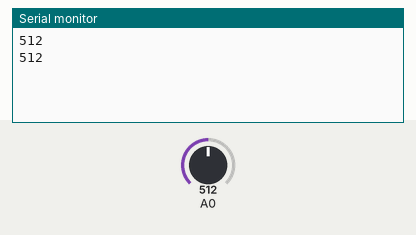
This sketch was run on a simulated Arduino Uno, built with avr-gcc and run on an emulated ATmega328P. Parts: the last lines printed to the serial monitor. Inputs (shaded band) come from the test bench; at power-on: A0 = 512.

Above: at 2.8 s.
2.9 s: A0 set to 716
At 4.8 s:
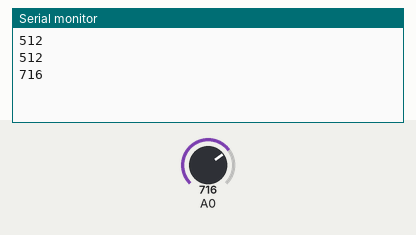
5.6 s: A0 set to 900
At 6.3 s:
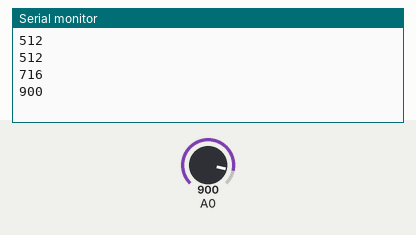
Timing chart, 0 to 8.6 s (numbered marks = the images above; inputs shaded):
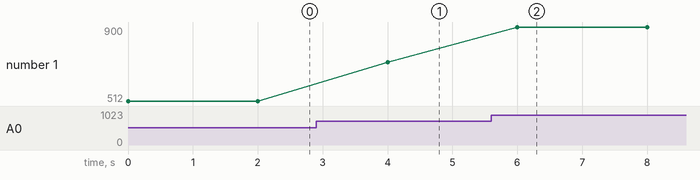

The sketch:

EclipseedArduino.ino
```cpp
void setup()
{
  	Serial.begin(9600);
}

void loop(){

  int n;

  // Recebendo o valor lido pelo sensor
  n = analogRead(A0);

  // Label para Iluminação
  // Serial.print("Iluminação:");
  Serial.println(n);

  // Esperar 2000 milisegundos para repetir
  delay(2000);
}
```

Measured:
- after the input at 2.9 s, the serial monitor: prints a new line after 1.1 s (image 1)
- after the input at 5.6 s, the serial monitor: prints a new line after 0.40 s (image 2)
- plotted number 1: 512 → 716 after the input at 2.9 s, 716 → 900 after the input at 5.6 s
